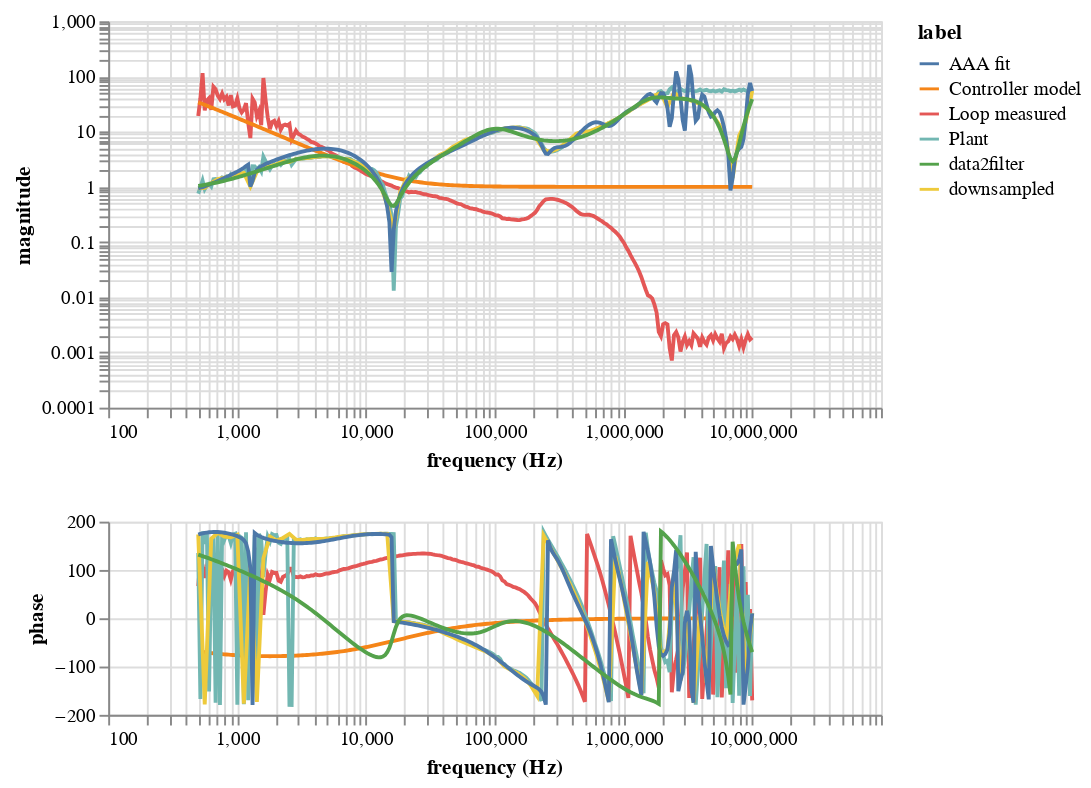

The notebook cell saved with this chart:
### Code cell
magnitudechart = alt.Chart(alldata).mark_line().encode(
    x=alt.X('frequency (Hz):Q').scale(type="log"),
    y=alt.Y('magnitude:Q').scale(type="log"),
    color='label:N',
).properties(
    width=400,
    height=200
)

phasechart = alt.Chart(alldata).mark_line().encode(
    x=alt.X('frequency (Hz):Q').scale(type="log"),
    y=alt.Y('phase:Q'),
    color='label:N',
).properties(
    width=400,
    height=100
)

chart = alt.vconcat(magnitudechart,phasechart)
chart

### Figure 1 — Vega-Lite specification as saved in the notebook (floating-point values rounded to 4 significant figures; data arrays with more than 128 entries replaced by an {"elided": "..."} marker saying what was removed)
{"config": {"view": {"continuousWidth": 300, "continuousHeight": 300}}, "vconcat": [{"mark": {"type": "line"}, "encoding": {"color": {"field": "label", "type": "nominal"}, "x": {"field": "frequency (Hz)", "scale": {"type": "log"}, "type": "quantitative"}, "y": {"field": "magnitude", "scale": {"type": "log"}, "type": "quantitative"}}, "height": 200, "width": 400}, {"mark": {"type": "line"}, "encoding": {"color": {"field": "label", "type": "nominal"}, "x": {"field": "frequency (Hz)", "scale": {"type": "log"}, "type": "quantitative"}, "y": {"field": "phase", "type": "quantitative"}}, "height": 100, "width": 400}], "data": {"name": "data-0efc122989f2e919cdcc32bc7809901e"}, "$schema": "https://vega.github.io/schema/vega-lite/v5.16.3.json", "datasets": {"data-0efc122989f2e919cdcc32bc7809901e": {"elided": "1366 records"}}}
